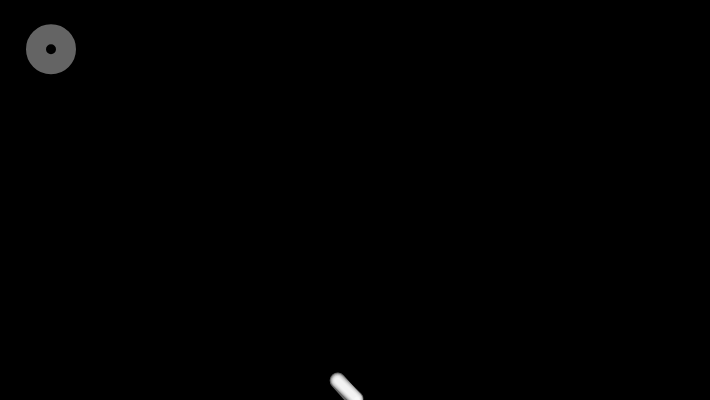
Frame 1 (no input)
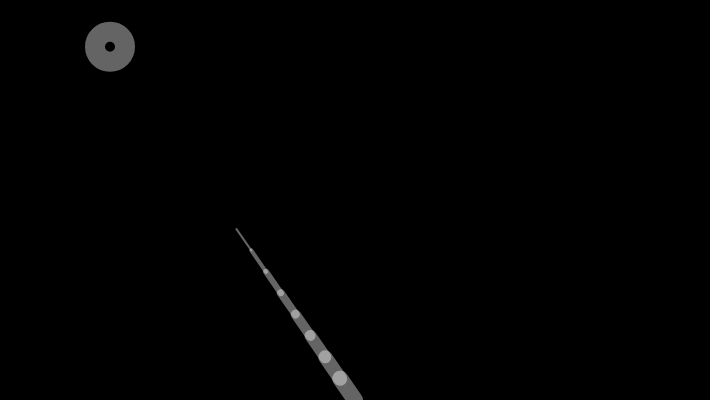
Frame 60 (no input)
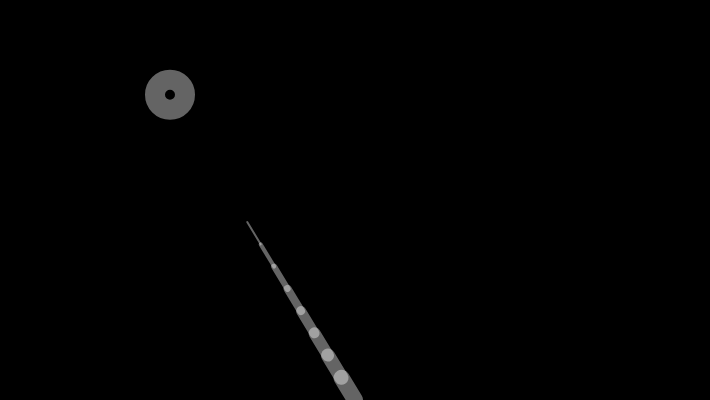
Frame 120 (the mouse pressed at the canvas centre since frame 60)

The p5.js sketch that drew these frames (run headless with seeded random() and noise() and a simulated clock; from frame 60 on, the mouse is pressed at the canvas centre):

// p5.js sketch
// ── sketch.js
let numSegments = 8,
  x = [],
  y = [],
  angle = [],
  segLength = 26,
  targetX,
  targetY,
  ballX = 50,
  ballY = 50,
  ballXDirection = 1,
  ballYDirection = -1;

for (let i = 0; i < numSegments; i++) {
  x[i] = 0;
  y[i] = 0;
  angle[i] = 0;
}

function setup() {
  createCanvas(710, 400);
  strokeWeight(20);
  stroke(255, 100);
  noFill();

  x[x.length - 1] = width / 2; // Set base x-coordinate
  y[x.length - 1] = height; // Set base y-coordinate
}

function draw() {
  background(0);

  strokeWeight(20);
  ballX = ballX + 1.0 * ballXDirection;
  ballY = ballY + 0.8 * ballYDirection;
  if (ballX > width - 25 || ballX < 25) {
    ballXDirection *= -1;
  }
  if (ballY > height - 25 || ballY < 25) {
    ballYDirection *= -1;
  }
  ellipse(ballX, ballY, 30, 30);

  reachSegment(0, ballX, ballY);
  for (let i = 1; i < numSegments; i++) {
    reachSegment(i, targetX, targetY);
  }
  for (let j = x.length - 1; j >= 1; j--) {
    positionSegment(j, j - 1);
  }
  for (let k = 0; k < x.length; k++) {
    segment(x[k], y[k], angle[k], (k + 1) * 2);
  }
}

function positionSegment(a, b) {
  x[b] = x[a] + cos(angle[a]) * segLength;
  y[b] = y[a] + sin(angle[a]) * segLength;
}

function reachSegment(i, xin, yin) {
  const dx = xin - x[i];
  const dy = yin - y[i];
  angle[i] = atan2(dy, dx);
  targetX = xin - cos(angle[i]) * segLength;
  targetY = yin - sin(angle[i]) * segLength;
}

function segment(x, y, a, sw) {
  strokeWeight(sw);
  push();
  translate(x, y);
  rotate(a);
  line(0, 0, segLength, 0);
  pop();
}
